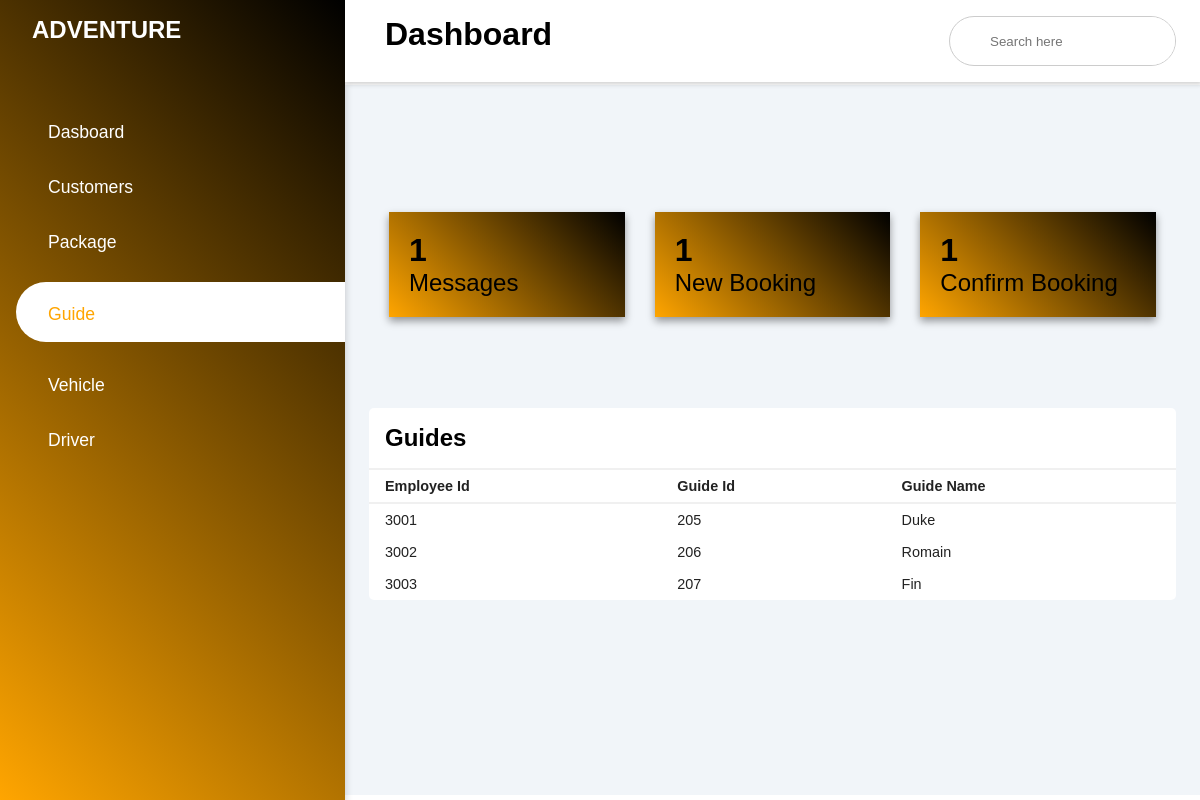
Page /admin/guide.php on the committed database.
### tables this page shows
CREATE TABLE `guide` (
  `Emp_id` int(11) NOT NULL,
  `Guide_id` int(11) NOT NULL
);

CREATE TABLE `employee` (
  `Emp_id` int(11) NOT NULL,
  `Emp_name` varchar(255) NOT NULL,
  `Work_time` varchar(255) NOT NULL,
  `Emp_dob` varchar(255) NOT NULL
);

### admin/guide.php (the view, shortened to what this page needs)
<?php
	$db = new dbObj();
	$conn =  $db->getConnstring();
	$query    = "SELECT Guide_id, guide.Emp_id,Emp_name FROM `guide` INNER JOIN `employee` ON guide.Emp_id=employee.Emp_id";
    $result   = mysqli_query($conn, $query);
	$num = mysqli_num_rows($result);
?>
<!DOCTYPE html>
<html>
<head>
	<link rel="stylesheet" type="text/css" href="style.css">
	<link rel="stylesheet" href="https://maxst.icons8.com/vue-static/landings/line-awesome/line-awesome/1.3.0/css/line-awesome.min.css">
</head>
<body>
	<div class="sidebar">
		<div class="sidebar-brand">
			<h2>  ADVENTURE</h2>
		</div>
		<div class="sidebar-menu">
			<ul>
				<li>
					<a href="admindashboard.php" class="inactive" <?php $page='dashboard' ?>><span class="las la-igloo"></span> <span>Dasboard</span></a>
				</li>
				<li>
					<a href="customers.php" class="inactive" <?php $page='customers' ?>><span class="las la-users"></span> <span>Customers</span></a>
				</li>
				<li>
					<a href="package.php" class="inactive" <?php $page='packages' ?>><span class="las la-clipboard-list"></span> <span>Package</span></a>
				</li>
				<li>
					<a href="guide.php" class="active" <?php $page='guide' ?>><span class="las la-hiking"></span> <span>Guide</span></a>
				</li>
				<li>
					<a href="vehicles.php" class="inactive" <?php $page='vehicle' ?>><span class="las la-car-alt"></span> <span>Vehicle</span></a>
				</li>
				<li>
					<a href="drivers.php" class="inactive" <?php $page='driver' ?>><span class= "las la-user-secret"></span> <span>Driver</span></a>
				</li>
			</ul>
		</div>
	</div>
	<div class="main-content">
		<header>
			<h1>
				<label for="nav-toggle">
					<span class="las la-bars"></span>
				</label>
				Dashboard
			</h1>
			<div class="search-wrapper">
				<input type="search" placeholder="Search here" />
			</div>
		</header>
<main>
			<div class="cards">
            <?php include('panel.php') ?>
			</div>
			<div class="recent-grid">
				<div class="projects">
				<div class="card">
						<div class="card-header">
							<h2>Guides</h2>
						</div>
						<div class="card-body">
							<div class="table-responsive">
								<table width="100%">
								<thead>
									<tr>
										<td>Employee Id</td>
										<td>Guide Id</td>
										<td>Guide Name</td>
									</tr>
								</thead>
								<tbody>
									<?php
                                    if($num != 0){
										while($row = mysqli_fetch_array($result)) {
									?>
											<tr>
										<td><?php echo $row['Emp_id'] ?></td>
										<td><?php echo $row['Guide_id'] ?></td>
										<td><?php echo $row['Emp_name'] ?></td>
									</tr>
									<?php
										}
                                    }else{
                                        ?>
                                        <tr>
										<td> No results found!</td>
									</tr>
                                    <?php
                                    }
									?>
								</tbody>
							</table>
							</div>
						</div>
					</div>
				</div>
			</div>
</main>
</div>
</body>
</html>

### admin/style.css (style rules this page uses)
* { padding: 0; margin: 0; box-sizing: border-box; list-style-type: none ; text-decoration: none; font-family: 'Poppins', sans-serif; }
.sidebar { width: 345px; position: fixed; left: 0; top: 0; height: 100%; background: linear-gradient(45deg,#ffa500, black); z-index: 100; transition: width 300ms; box-shadow: 0 4px 8px 0 rgba(0, 0, 0, 0.2); }
.sidebar-brand { height: 100px; width: 100px; padding: 1rem 0rem 1rem 2rem; color: #fff; }
.sidebar-menu { margin-top: 1rem ; text-transform: capitalize; }
.sidebar-menu li { width: 100%; margin-bottom: 1.7rem; padding-left: 1rem; text-transform: capitalize; }
.sidebar-menu li a span { text-transform: capitalize; }
.sidebar-menu a { padding-left: 1rem; display: block; color: #fff; font-size: 1.1rem; }
.sidebar-menu a.active { background: #fff; padding-top: 1rem; padding-bottom: 1rem; color: #ffa500; border-radius: 30px 0px 0px 30px; }
.sidebar-menu a span:first-child { font-size: 1.5rem; padding-right: 1rem; text-transform: capitalize; }
.main-content { transition: margin-left 300ms; margin-left: 345px; }
header { background: #fff; display: flex; justify-content: space-between; padding: 1rem 1.5rem; box-shadow: 2px 2px 5px rgba(0, 0, 0, 0.2); position: fixed; left: 345px; width: calc(100% - 345px); top: 0; z-index: 100; transition: left 300ms; }
header label span { font-size: 1.7rem; padding-right: 1rem; }
.search-wrapper { border: 1px solid #ccc; border-radius: 30px; height: 50px; display: flex; align-items: center; overflow-x: hidden; }
.search-wrapper input { height: 100%; padding: 0.5rem; border: none; outline: none; }
main { margin-top: 85px; padding: 2rem 1.5rem; background: #f1f5f9; min-height: calc(100vh - 90px); }
.cards { margin-top: 60px; width: 100%; padding: 35px 20px; display: grid; grid-template-columns: repeat( 3, 1fr); grid-gap: 30px; }
.recent-grid { margin-top: 3.5rem; display: grid; grid-gap: 2rem; grid-template-columns: 100% auto; }
.card { background: #fff; border-radius: 5px; }
.card-header { padding: 1rem; }
.card-header { display: flex; justify-content: space-between; align-items: center; border-bottom: 1px solid #f0f0f0; }
.card-body { width: 150; }
table { border-collapse: collapse; }
thead tr { border-top: 1px solid #f0f0f0; border-bottom: 2px solid #f0f0f0; }
thead td { font-weight: 700; }
td { padding: .5rem 1rem; font-size: .9rem; color: #222; }
tr td:last-child { display: flex; align-items: center; }
.table-responsive { width: 100%; overflow-x: auto; }

### rows in the picture
guide: Emp_id "3001", Guide "205", employee.Emp_name "Duke"
guide: Emp_id "3002", Guide "206", employee.Emp_name "Romain"
guide: Emp_id "3003", Guide "207", employee.Emp_name "Fin"

### other values in the picture
$num1 "1"
$num2 "1"
$num3 "1"
